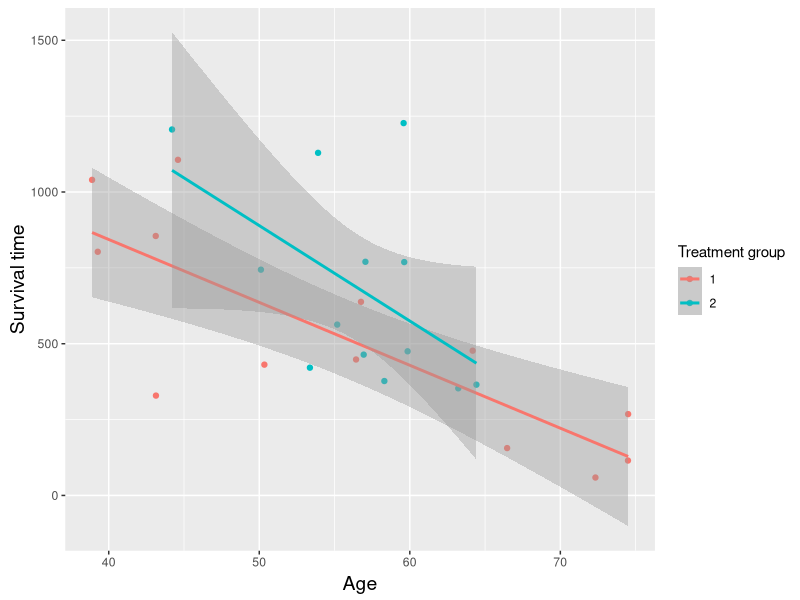
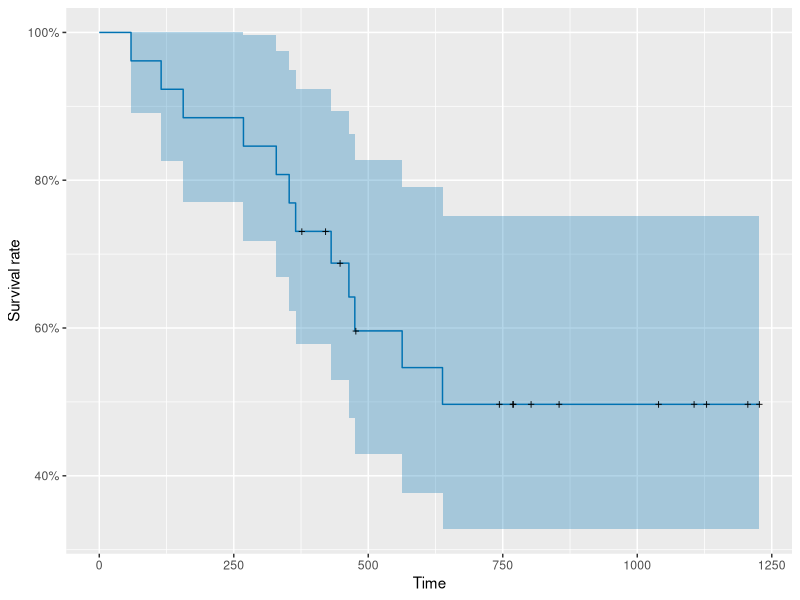
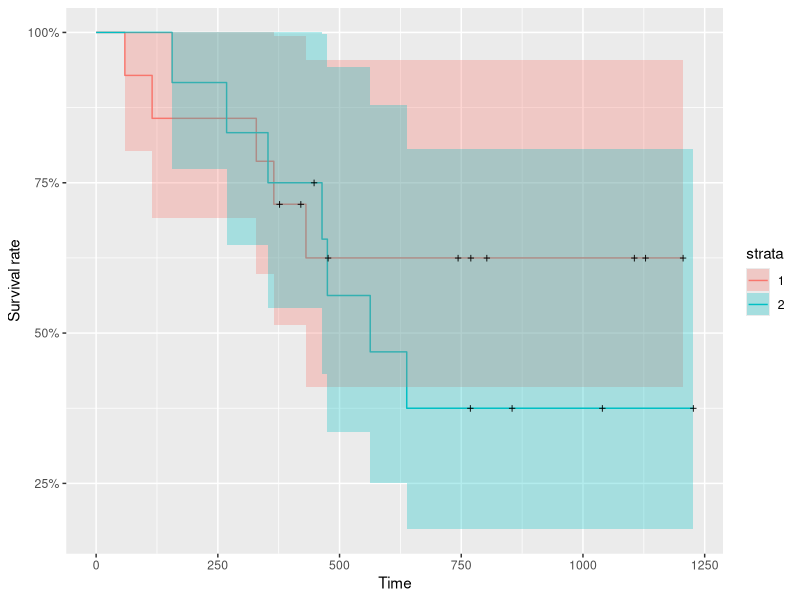
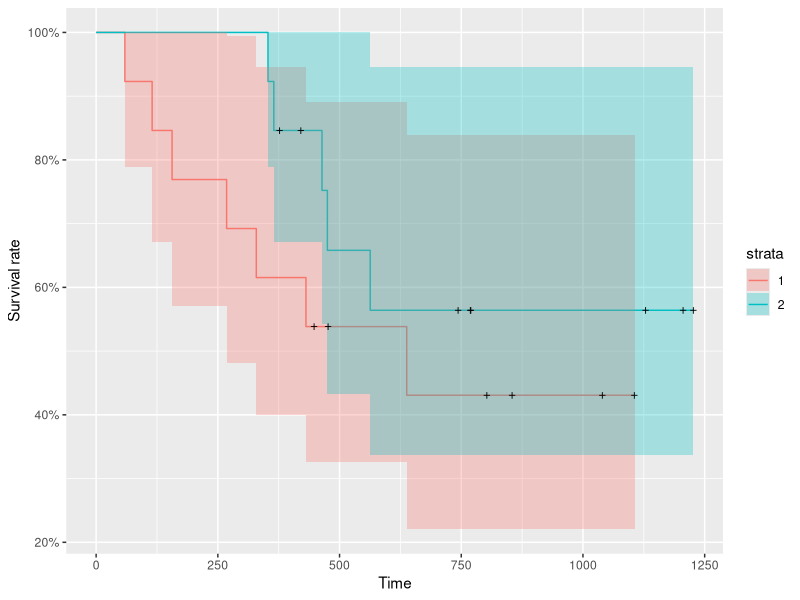
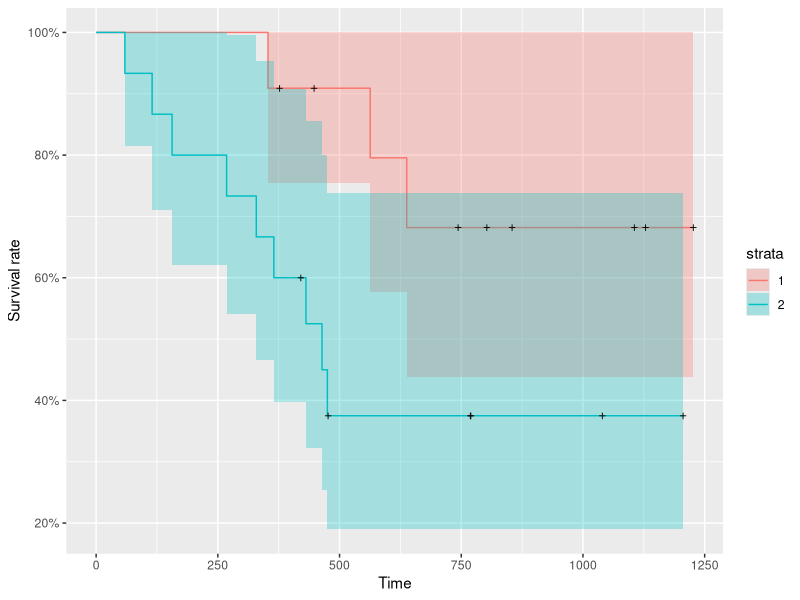
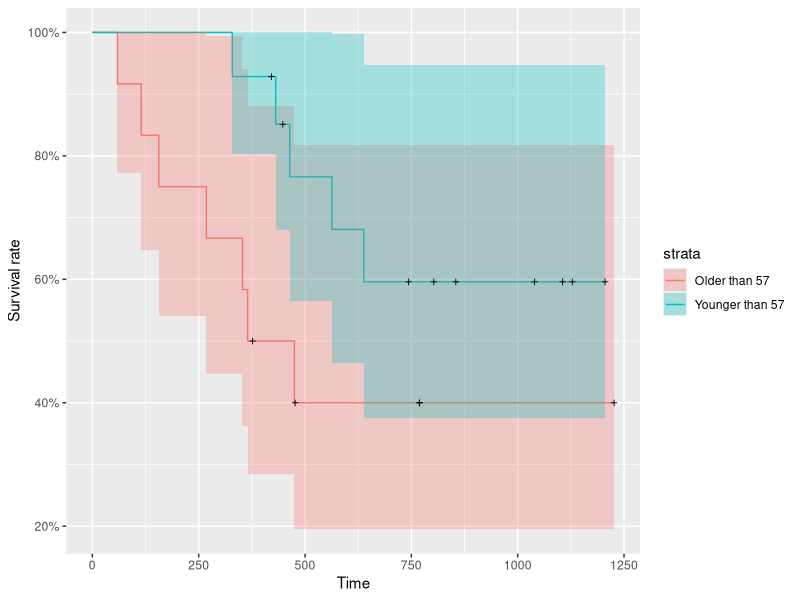
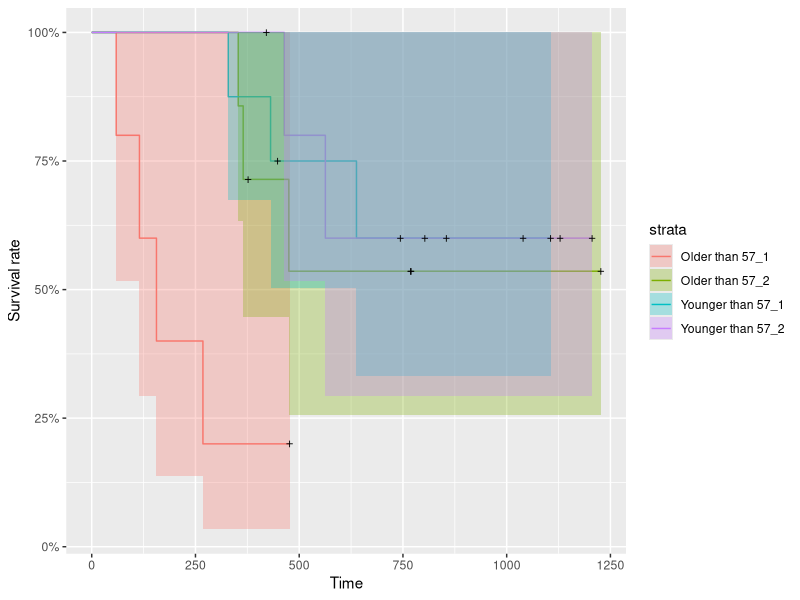
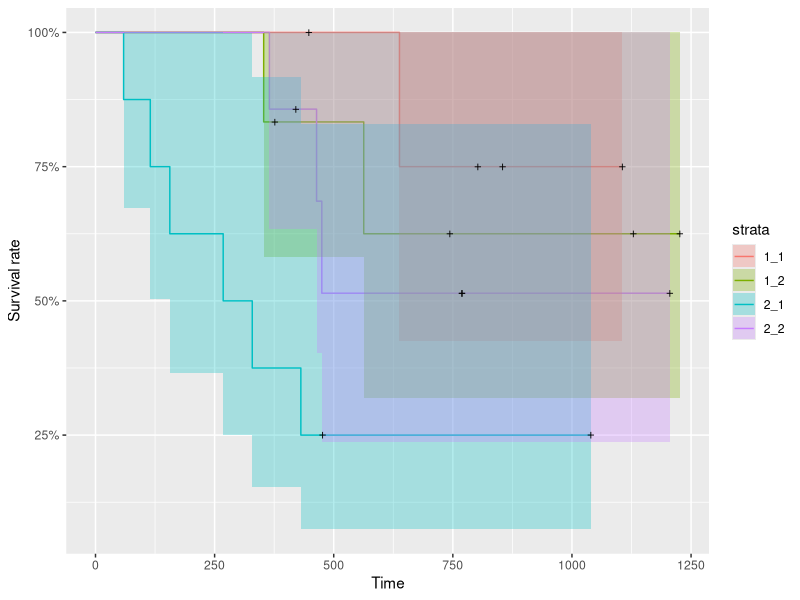

Reproduce these figures in R, in order.
## ---- chunk 1
if (!require(survival)) {install.packages("survival")}
if (!require(ggplot2)) {install.packages("ggplot2")}
if (!require(dplyr)) {install.packages("dplyr")}
if (!require(gridExtra)) {install.packages("gridExtra")}
if (!require(survminer)) {install.packages("survminer")}
if (!require(coin)) {install.packages("coin")}
if (!require(ggfortify)) {install.packages("ggfortify")}
## ---- chunk 2
str(ovarian)
## ---- chunk 3
ova <- ovarian
ova$rx <- factor(ova$rx)
ova$resid.ds <- factor(ova$resid.ds)
ova$ecog.ps <- factor(ova$ecog.ps)
ova$age_groups <- factor(ifelse((ova$age < 57), "Younger than 57", "Older than 57"))
## ---- chunk 4
ggplot(ova, aes(x = age, y = futime, col=factor(rx))) +
    geom_point() +
    geom_smooth(method = "lm") +
    labs(x = "Age", y = "Survival time") +
    scale_color_discrete(name = "Treatment group") +
    theme(plot.title = element_text(face="bold", size=16, hjust = 0.5),
        axis.title.y = element_text(size=14, vjust = 0.5),
        axis.title.x = element_text(size=14, vjust = 0.5))
cortest <- cor.test(ova$futime, ova$age)
## ---- chunk 5
ova %>% group_by(fustat, resid.ds, rx, ecog.ps) %>% summarise(n=n())
## ---- chunk 6
cb_palete <- rev(c("#000000", "#E69F00", "#56B4E9", "#009E73", "#F0E442", "#0072B2", "#D55E00", "#CC79A7"))
km_fit <- survfit(Surv(futime, fustat) ~ 1, data=ova)
summary(km_fit, times = c(1,30,60,90*(1:10)))
autoplot(km_fit, surv.colour = cb_palete[3], xlab = "Time", ylab = "Survival rate")
## ---- chunk 7
km_fit <- survfit(Surv(futime, fustat) ~ ecog.ps, data=ova)
summary(km_fit, times = c(1,30,60,90*(1:10)))
autoplot(km_fit, xlab = "Time", ylab = "Survival rate")
logrank_test(Surv(futime, fustat) ~ ecog.ps, data=ova)
pairwise_survdiff(Surv(futime, fustat) ~ ecog.ps, data=ova, p.adjust.method = "BH")
## ---- chunk 8
km_fit <- survfit(Surv(futime, fustat) ~ rx, data=ova)
summary(km_fit, times = c(1,30,60,90*(1:10)))
autoplot(km_fit, xlab = "Time", ylab = "Survival rate")
logrank_test(Surv(futime, fustat) ~ rx, data=ova)
## ---- chunk 9
km_fit <- survfit(Surv(futime, fustat) ~ resid.ds, data=ova)
summary(km_fit, times = c(1,30,60,90*(1:10)))
autoplot(km_fit, xlab = "Time", ylab = "Survival rate")
logrank_test(Surv(futime, fustat) ~ resid.ds, data=ova)
## ---- chunk 10
km_fit <- survfit(Surv(futime, fustat) ~ age_groups, data=ova)
summary(km_fit, times = c(1,30,60,90*(1:10)))
autoplot(km_fit, xlab = "Time", ylab = "Survival rate")
logrank_test(Surv(futime, fustat) ~ age_groups, data=ova)
## ---- chunk 11
ova$agerx <- factor(paste(ova$age_groups, ova$rx, sep="_"))
km_fit <- survfit(Surv(futime, fustat) ~ agerx, data=ova)
# summary(km_fit, times = c(1,30,60,90*(1:10)))
autoplot(km_fit, xlab = "Time", ylab = "Survival rate")
pairwise_survdiff(Surv(futime, fustat) ~ agerx, data=ova, p.adjust.method = "bonferroni", rho=1)
## ---- chunk 12
ova$residrx <- factor(paste(ova$resid.ds, ova$rx, sep="_"))
km_fit <- survfit(Surv(futime, fustat) ~ residrx, data=ova)
# summary(km_fit, times = c(1,30,60,90*(1:10)))
autoplot(km_fit, xlab = "Time", ylab = "Survival rate")
pairwise_survdiff(Surv(futime, fustat) ~ residrx, data=ova, p.adjust.method = "bonferroni", rho=1)
## ---- chunk 13
cox <- coxph(Surv(futime, fustat) ~ resid.ds + ecog.ps + rx + age_groups, data = ova)
summary(cox)
## ---- chunk 14
cox <- coxph(Surv(futime, fustat) ~ resid.ds + ecog.ps + rx, data = ova)
summary(cox)
## ---- chunk 15
aa_fit <- aareg(Surv(futime, fustat) ~ resid.ds + ecog.ps + rx, data = ova)
autoplot(aa_fit)
## ---- chunk 16
fit.coxph <- coxph(Surv(futime, fustat) ~ resid.ds + ecog.ps + rx, data = ova)
ggforest(fit.coxph, data = ova)
